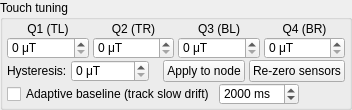
<?xml version="1.0" encoding="UTF-8"?>
<ui version="4.0">
 <class>TouchTuningPanel</class>
 <widget class="QGroupBox" name="TouchTuningPanel">
  <property name="title">
   <string>Touch tuning</string>
  </property>
  <property name="whatsThis">
   <string>Live tuning for this skin's 4-sensor quadrant touch detection. Adjust per-quadrant thresholds and hysteresis, re-zero the sensors, or enable the node's adaptive baseline. Changes are runtime-only — copy good values into the skin's touch: block to keep them.</string>
  </property>
  <property name="styleSheet">
   <string notr="true">QDoubleSpinBox { min-width: 56px; }</string>
  </property>
  <layout class="QGridLayout" name="gridLayout">
   <property name="leftMargin"><number>4</number></property>
   <property name="topMargin"><number>2</number></property>
   <property name="rightMargin"><number>4</number></property>
   <property name="bottomMargin"><number>2</number></property>
   <property name="horizontalSpacing"><number>4</number></property>
   <property name="verticalSpacing"><number>1</number></property>
   <item row="0" column="0">
    <widget class="QLabel" name="q0_label">
     <property name="text"><string>Q1 (TL)</string></property>
     <property name="alignment"><set>Qt::AlignHCenter|Qt::AlignVCenter</set></property>
    </widget>
   </item>
   <item row="0" column="1">
    <widget class="QLabel" name="q1_label">
     <property name="text"><string>Q2 (TR)</string></property>
     <property name="alignment"><set>Qt::AlignHCenter|Qt::AlignVCenter</set></property>
    </widget>
   </item>
   <item row="0" column="2">
    <widget class="QLabel" name="q2_label">
     <property name="text"><string>Q3 (BL)</string></property>
     <property name="alignment"><set>Qt::AlignHCenter|Qt::AlignVCenter</set></property>
    </widget>
   </item>
   <item row="0" column="3">
    <widget class="QLabel" name="q3_label">
     <property name="text"><string>Q4 (BR)</string></property>
     <property name="alignment"><set>Qt::AlignHCenter|Qt::AlignVCenter</set></property>
    </widget>
   </item>
   <item row="1" column="0">
    <widget class="QDoubleSpinBox" name="thr0">
     <property name="toolTip"><string>Activation threshold for Q1 (TL) in μT.
Set above resting value and below touch peak.
Re-zero sensors first so rest values are near 0.</string></property>
     <property name="decimals"><number>0</number></property>
     <property name="maximum"><double>2000.000000000000000</double></property>
     <property name="singleStep"><double>10.000000000000000</double></property>
     <property name="suffix"><string> μT</string></property>
    </widget>
   </item>
   <item row="1" column="1">
    <widget class="QDoubleSpinBox" name="thr1">
     <property name="toolTip"><string>Activation threshold for Q2 (TR) in μT.
Set above resting value and below touch peak.
Re-zero sensors first so rest values are near 0.</string></property>
     <property name="decimals"><number>0</number></property>
     <property name="maximum"><double>2000.000000000000000</double></property>
     <property name="singleStep"><double>10.000000000000000</double></property>
     <property name="suffix"><string> μT</string></property>
    </widget>
   </item>
   <item row="1" column="2">
    <widget class="QDoubleSpinBox" name="thr2">
     <property name="toolTip"><string>Activation threshold for Q3 (BL) in μT.
Set above resting value and below touch peak.
Re-zero sensors first so rest values are near 0.</string></property>
     <property name="decimals"><number>0</number></property>
     <property name="maximum"><double>2000.000000000000000</double></property>
     <property name="singleStep"><double>10.000000000000000</double></property>
     <property name="suffix"><string> μT</string></property>
    </widget>
   </item>
   <item row="1" column="3">
    <widget class="QDoubleSpinBox" name="thr3">
     <property name="toolTip"><string>Activation threshold for Q4 (BR) in μT.
Set above resting value and below touch peak.
Re-zero sensors first so rest values are near 0.</string></property>
     <property name="decimals"><number>0</number></property>
     <property name="maximum"><double>2000.000000000000000</double></property>
     <property name="singleStep"><double>10.000000000000000</double></property>
     <property name="suffix"><string> μT</string></property>
    </widget>
   </item>
   <item row="2" column="0" colspan="4">
    <layout class="QHBoxLayout" name="bottom_row">
     <property name="spacing"><number>4</number></property>
     <item>
      <widget class="QLabel" name="hyst_label">
       <property name="text"><string>Hysteresis:</string></property>
      </widget>
     </item>
     <item>
      <widget class="QDoubleSpinBox" name="hyst_spin">
       <property name="toolTip"><string>Schmitt-trigger drop-out margin (μT).
A sensor deactivates at (threshold − hysteresis), preventing flicker.</string></property>
       <property name="decimals"><number>0</number></property>
       <property name="maximum"><double>500.000000000000000</double></property>
       <property name="singleStep"><double>5.000000000000000</double></property>
       <property name="suffix"><string> μT</string></property>
      </widget>
     </item>
     <item>
      <spacer name="bottom_spacer">
       <property name="orientation"><enum>Qt::Horizontal</enum></property>
       <property name="sizeHint" stdset="0"><size><width>10</width><height>0</height></size></property>
      </spacer>
     </item>
     <item>
      <widget class="QPushButton" name="apply_btn">
       <property name="toolTip"><string>Send configure to the touch node
(fullscale_mt=1000, act_threshold=0.3)</string></property>
       <property name="text"><string>Apply to node</string></property>
      </widget>
     </item>
     <item>
      <widget class="QPushButton" name="rebaseline_btn">
       <property name="toolTip"><string>Tell the touch node to recapture its baseline (ESP-NOW rebaseline)</string></property>
       <property name="text"><string>Re-zero sensors</string></property>
      </widget>
     </item>
    </layout>
   </item>
   <item row="3" column="0" colspan="4">
    <layout class="QHBoxLayout" name="adaptive_row">
     <property name="spacing"><number>4</number></property>
     <item>
      <widget class="QCheckBox" name="adaptive_chk">
       <property name="whatsThis"><string>Lets the touch node keep tracking slow drift in the magnetic field — e.g. a chamber inflating under the magnet — so it does not read as a false touch. Frozen per-sensor while that sensor is active, so real touches survive. Leave off until actuation contamination is confirmed.</string></property>
       <property name="toolTip"><string>Send configure adaptive_baseline to the touch node.
Frozen per-sensor while that sensor is active, so touches survive.
tau is the drift time constant in ms (larger = slower tracking).</string></property>
       <property name="text"><string>Adaptive baseline (track slow drift)</string></property>
      </widget>
     </item>
     <item>
      <widget class="QDoubleSpinBox" name="tau_spin">
       <property name="whatsThis"><string>Time constant (tau) of the adaptive baseline, in milliseconds. Larger values track drift more slowly, so brief touches are less likely to be absorbed; smaller values follow faster actuation but risk eating slow presses.</string></property>
       <property name="toolTip"><string>Adaptive-baseline time constant (tau).</string></property>
       <property name="decimals"><number>0</number></property>
       <property name="minimum"><double>200.000000000000000</double></property>
       <property name="maximum"><double>20000.000000000000000</double></property>
       <property name="singleStep"><double>500.000000000000000</double></property>
       <property name="value"><double>2000.000000000000000</double></property>
       <property name="suffix"><string> ms</string></property>
      </widget>
     </item>
     <item>
      <spacer name="adaptive_spacer">
       <property name="orientation"><enum>Qt::Horizontal</enum></property>
       <property name="sizeHint" stdset="0"><size><width>10</width><height>0</height></size></property>
      </spacer>
     </item>
    </layout>
   </item>
  </layout>
 </widget>
 <resources/>
 <connections/>
</ui>
